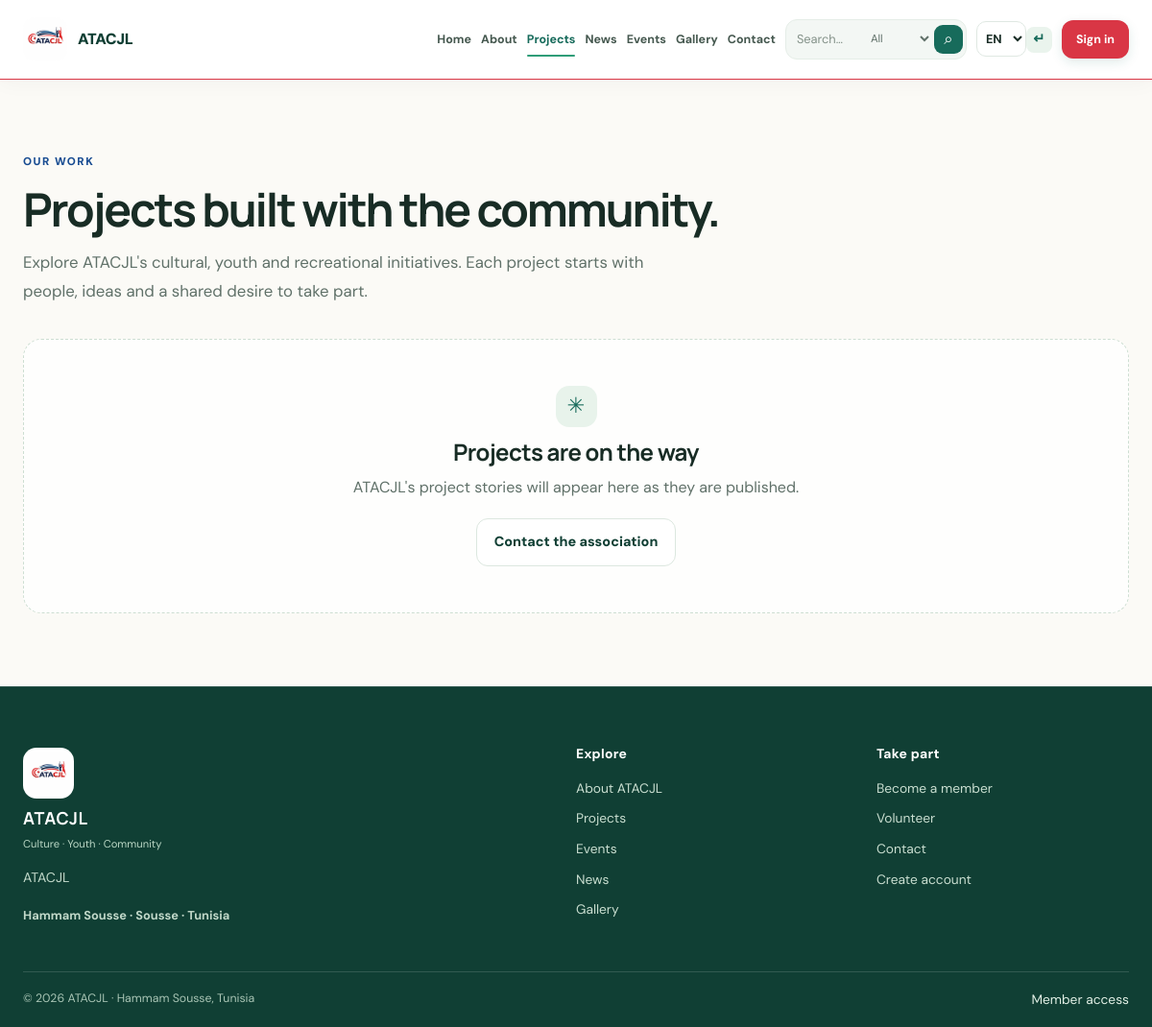
The app's page /projects.php with its own data.
### tables this page shows
CREATE TABLE site_settings (
 setting_key VARCHAR(100) PRIMARY KEY, setting_value LONGTEXT NOT NULL, updated_at DATETIME NOT NULL DEFAULT CURRENT_TIMESTAMP ON UPDATE CURRENT_TIMESTAMP
);

### includes/db.php (called while the page is built, shortened)
<?php
function db(): PDO { static $pdo=null; if($pdo)return $pdo; $dsn='mysql:host='.envv('DB_HOST','127.0.0.1').';port='.envv('DB_PORT','3306').';dbname='.envv('DB_NAME','atacjl_db').';charset=utf8mb4'; $pdo=new PDO($dsn,envv('DB_USER','root'),envv('DB_PASS',''),[PDO::ATTR_ERRMODE=>PDO::ERRMODE_EXCEPTION,PDO::ATTR_DEFAULT_FETCH_MODE=>PDO::FETCH_ASSOC,PDO::ATTR_EMULATE_PREPARES=>false]); return $pdo; }

### includes/functions.php (called while the page is built, shortened)
<?php
function setting(string $key,string $default=''):string{static $cache=[];if(array_key_exists($key,$cache))return $cache[$key];$s=db()->prepare('SELECT setting_value FROM site_settings WHERE setting_key=?');$s->execute([$key]);$value=$s->fetchColumn();return $cache[$key]=$value===false?$default:(string)$value;}

### includes/security.php (called while the page is built, shortened)
<?php
function e(?string $v):string{return htmlspecialchars((string)($v??''),ENT_QUOTES|ENT_SUBSTITUTE,'UTF-8');}

### projects.php (the view, shortened to what this page needs)
<?php
require_once __DIR__.'/includes/functions.php';
$projects=db()->query('SELECT * FROM projects ORDER BY (status="active") DESC,id DESC')->fetchAll();
$pageTitle='Projects';require __DIR__.'/includes/header.php';
?>
<section class="section"><div class="container"><div class="public-page-heading"><p class="eyebrow"><?=e(setting('projects_eyebrow',"OUR WORK"))?></p><h1 class="section-title"><?=e(setting('projects_title','Projects built with the community.'))?></h1><p class="copy"><?=e(setting('projects_intro',"Explore ATACJL's cultural, youth and recreational initiatives. Each project starts with people, ideas and a shared desire to take part."))?></p></div>
<?php if($projects):?><div class="grid-3 project-list-grid"><?php foreach($projects as $p):?><article class="card"><div class="card-media"><?php if($p['featured_image']):?><img loading="lazy" src="<?=e($p['featured_image'])?>" alt="<?=e(localTitle($p,$lang))?>"><?php else:?><div class="media-placeholder" aria-hidden="true"><span><?=e(mb_substr(localTitle($p,$lang),0,1))?></span></div><?php endif;?></div><div class="card-body"><div class="meta-row"><span class="tag"><?=e($p['category'])?></span><span class="status-chip <?=($p['status']==='completed')?'status-draft':'status-active'?>"><?=e(ucfirst($p['status']))?></span></div><h2 class="content-card-title"><?=e(localTitle($p,$lang))?></h2><p><?=e(mb_strimwidth(strip_tags(localDescription($p,$lang)),0,180,'…'))?></p><?php if($p['start_date']):?><p class="muted"><?=e(setting('projects_started_label','Started'))?> <?=e(date('M Y',strtotime($p['start_date'])))?><?php if($p['end_date']):?> · <?=e(date('M Y',strtotime($p['end_date'])))?><?php endif;?></p><?php endif;?><a class="text-link" href="project-detail.php?id=<?=$p['id']?>"><?=e(setting('projects_card_link','Explore project'))?> <span aria-hidden="true">→</span></a></div></article><?php endforeach;?></div><?php else:?><div class="empty-state"><span class="empty-icon">✳</span><h2><?=e(setting('projects_empty_title','Projects are on the way'))?></h2><p><?=e(setting('projects_empty_text',"ATACJL's project stories will appear here as they are published."))?></p><a class="btn ghost" href="<?=APP_URL?>/contact.php"><?=e(setting('projects_empty_link','Contact the association'))?></a></div><?php endif;?></div></section>
<?php require __DIR__.'/includes/footer.php'; ?>

### includes/footer.php (shortened to what this page needs)
<?php
$script=(string)($_SERVER['SCRIPT_NAME']??'');
if(str_contains($script,'/admin/')): ?>
    </main>
    <footer class="workspace-footer"><span>© <?=date('Y')?> ATACJL</span><span>Administration workspace · Hammam Sousse</span></footer>
  </div>
</div>
<?php else: ?>
</main>
<footer class="footer">
  <div class="container footer-grid">
    <div class="footer-about"><a class="footer-brand" href="<?=APP_URL?>/index.php"><img src="<?=APP_URL?>/assets/images/logo.png" alt="ATACJL logo"><span><strong>ATACJL</strong><small><?=e(setting('site_tagline','Culture · Youth · Community'))?></small></span></a><p><?=e(setting('site_full_name','Tunisian Association for Cultural Animation, Youth and Recreation in Hammam Sousse.'))?></p><p class="footer-location"><?=e(setting('footer_location','Hammam Sousse · Sousse · Tunisia'))?></p></div>
    <div><h4><?=e(setting('footer_explore_title','Explore'))?></h4><a href="<?=APP_URL?>/about.php"><?=e(setting('footer_about_link','About ATACJL'))?></a><a href="<?=APP_URL?>/projects.php"><?=e(setting('footer_projects_link','Projects'))?></a><a href="<?=APP_URL?>/events.php"><?=e(setting('footer_events_link','Events'))?></a><a href="<?=APP_URL?>/news.php"><?=e(setting('footer_news_link','News'))?></a><a href="<?=APP_URL?>/gallery.php"><?=e(setting('footer_gallery_link','Gallery'))?></a></div>
    <div><h4><?=e(setting('footer_participate_title','Take part'))?></h4><a href="<?=APP_URL?>/membership.php"><?=e(setting('footer_member_link','Become a member'))?></a><a href="<?=APP_URL?>/volunteer.php"><?=e(setting('footer_volunteer_link','Volunteer'))?></a><a href="<?=APP_URL?>/contact.php"><?=e(setting('footer_contact_link','Contact'))?></a><a href="<?=APP_URL?>/register.php"><?=e(setting('footer_register_link','Create account'))?></a></div>
  </div>
  <div class="container footer-bottom"><span>© <?=date('Y')?> ATACJL · Hammam Sousse, Tunisia</span><a href="<?=APP_URL?>/login.php"><?=e(setting('footer_member_access_link','Member access'))?></a></div>
</footer>
<?php endif; ?>
</body></html>

### records on screen
site_settings: setting_value "Projects are on the way"
site_settings: setting_value "ATACJL's project stories will appear here as they are published."
site_settings: setting_value "Contact the association"
site_settings: setting_value "Hammam Sousse · Sousse · Tunisia"
site_settings: setting_value "Explore"
site_settings: setting_value "About ATACJL"
site_settings: setting_value "Projects"
site_settings: setting_value "Events"
site_settings: setting_value "News"
site_settings: setting_value "Gallery"
site_settings: setting_value "Take part"
site_settings: setting_value "Become a member"
site_settings: setting_value "Volunteer"
site_settings: setting_value "Contact"
site_settings: setting_value "Create account"
site_settings: setting_value "Member access"

### other values on screen
APP_NAME "ATACJL"
$t('home') "Home"
$t('about') "About"
$t('projects') "Projects"
$t('news') "News"
$t('events') "Events"
$t('gallery') "Gallery"
$t('contact') "Contact"
$t('signin') "Sign in"
setting('projects_eyebrow',"OUR WORK") "OUR WORK"
setting('projects_title','Projects built with the community.') "Projects built with the community."
setting('site_tagline','Culture · Youth · Community') "Culture · Youth · Community"
form field type "All"
form field lang "EN"
